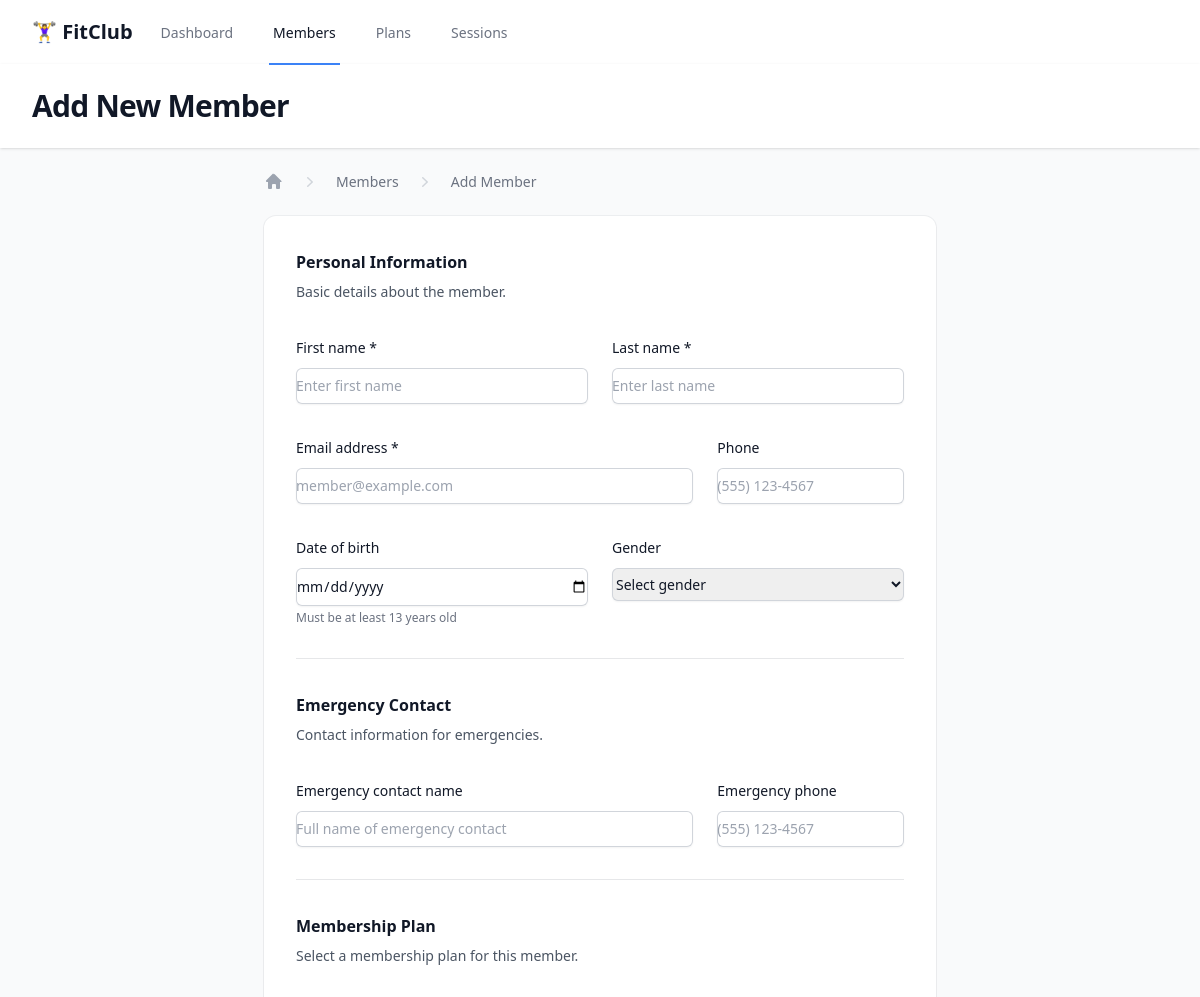
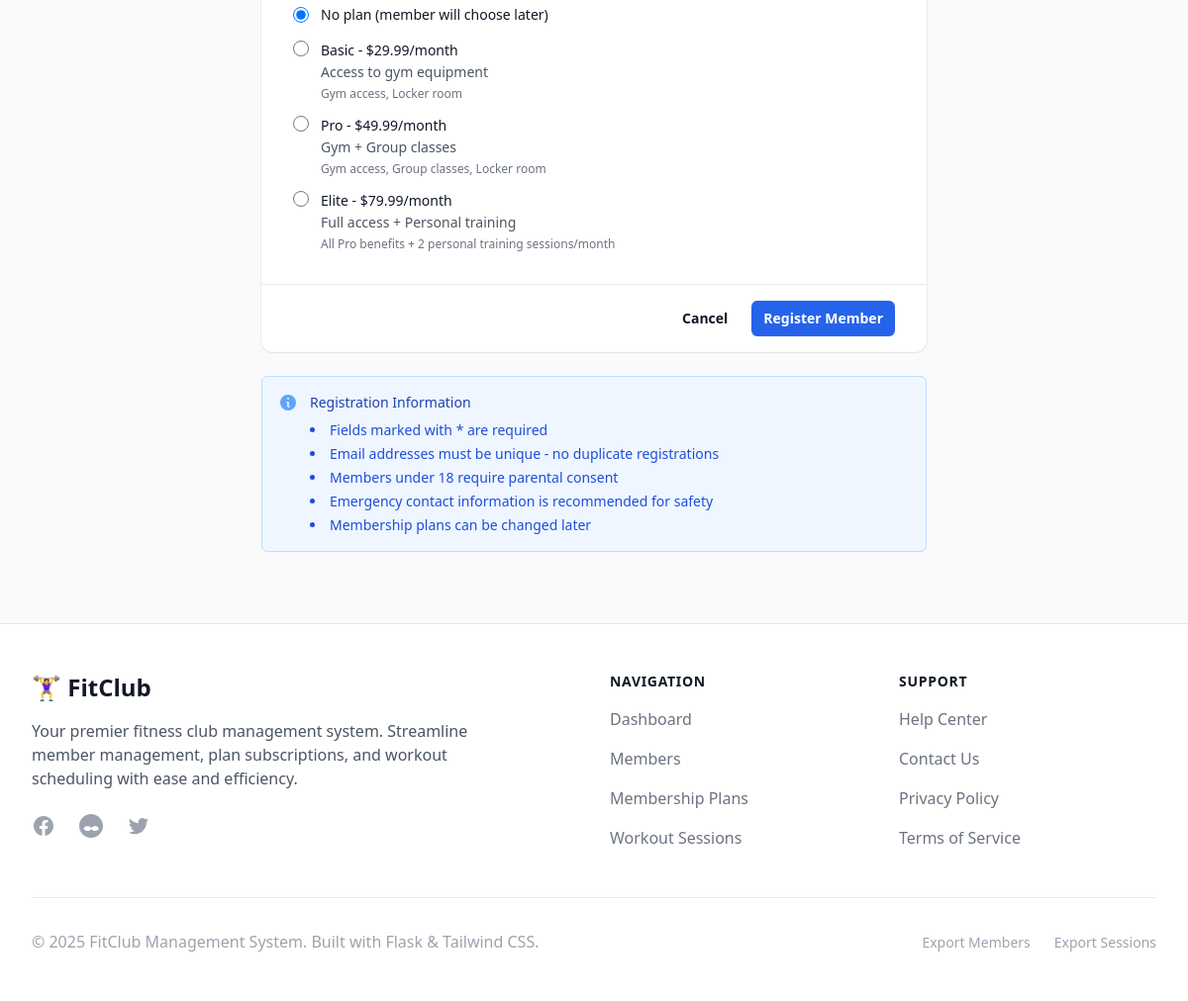
/members/new, run on the app's committed database (2 pictures, top to bottom).
### models.py (models this page shows, shortened)
class MembershipPlan(db.Model):
    __tablename__ = 'membership_plans'
    id = db.Column(db.Integer, primary_key=True)
    name = db.Column(db.String(50), nullable=False)
    description = db.Column(db.Text)
    monthly_price = db.Column(db.Float, nullable=False)
    benefits = db.Column(db.Text)
    created_at = db.Column(db.DateTime, default=datetime.utcnow)
    member_plans = db.relationship('MemberPlan', backref='plan', lazy=True)

### app.py (the view, shortened to what this page needs)
@app.route('/members/new', methods=['GET', 'POST'])
def new_member():
    plans = MembershipPlan.query.all()
    return render_template('members/create.html', plans=plans)

### app.py (called while the page is built)
@app.context_processor
def inject_template_vars():
    from flask import request
    return {
        'current_endpoint': request.endpoint,
        'request': request
    }

### templates/members/create.html (shortened to what this page needs)
{% extends "base.html" %}
{% block header %}Add New Member{% endblock %}
{% block content %}
<div class="px-4 sm:px-0">
    <div class="max-w-2xl mx-auto">
        <nav class="flex mb-6" aria-label="Breadcrumb">
            <ol role="list" class="flex items-center space-x-4">
                <li>
                    <div>
                        <a href="{{ url_for('index') }}" class="text-gray-400 hover:text-gray-500">
                            <svg class="h-5 w-5 flex-shrink-0" viewBox="0 0 20 20" fill="currentColor">
                                <path fill-rule="evenodd"
                                    d="M9.293 2.293a1 1 0 011.414 0l7 7A1 1 0 0117 10h-1v6a1 1 0 01-1 1h-2a1 1 0 01-1-1v-3a1 1 0 00-1-1H9a1 1 0 00-1 1v3a1 1 0 01-1 1H5a1 1 0 01-1-1v-6H3a1 1 0 01-.707-1.707l7-7z"
                                    clip-rule="evenodd" />
                            </svg>
                        </a>
                    </div>
                </li>
                <li>
                    <div class="flex items-center">
                        <svg class="h-5 w-5 flex-shrink-0 text-gray-300" viewBox="0 0 20 20" fill="currentColor">
                            <path fill-rule="evenodd"
                                d="M7.21 14.77a.75.75 0 01.02-1.06L11.168 10 7.23 6.29a.75.75 0 111.04-1.08l4.5 4.25a.75.75 0 010 1.08l-4.5 4.25a.75.75 0 01-1.06-.02z"
                                clip-rule="evenodd" />
                        </svg>
                        <a href="{{ url_for('members') }}"
                            class="ml-4 text-sm font-medium text-gray-500 hover:text-gray-700">Members</a>
                    </div>
                </li>
                <li>
                    <div class="flex items-center">
                        <svg class="h-5 w-5 flex-shrink-0 text-gray-300" viewBox="0 0 20 20" fill="currentColor">
                            <path fill-rule="evenodd"
                                d="M7.21 14.77a.75.75 0 01.02-1.06L11.168 10 7.23 6.29a.75.75 0 111.04-1.08l4.5 4.25a.75.75 0 010 1.08l-4.5 4.25a.75.75 0 01-1.06-.02z"
                                clip-rule="evenodd" />
                        </svg>
                        <span class="ml-4 text-sm font-medium text-gray-500">Add Member</span>
                    </div>
                </li>
            </ol>
        </nav>
        <form method="POST" class="space-y-6" id="memberForm">
            <div class="bg-white shadow-sm ring-1 ring-gray-900/5 sm:rounded-xl">
                <div class="px-4 py-6 sm:p-8">
                    <div class="grid grid-cols-1 gap-x-6 gap-y-8 sm:grid-cols-6">
                        <div class="col-span-full">
                            <h3 class="text-base font-semibold leading-7 text-gray-900">Personal Information</h3>
                            <p class="mt-1 text-sm leading-6 text-gray-600">Basic details about the member.</p>
                        </div>
                        <div class="sm:col-span-3">
                            <label for="first_name" class="block text-sm font-medium leading-6 text-gray-900">First name
                                *</label>
                            <div class="mt-2">
                                <input type="text" name="first_name" id="first_name" required
                                    class="block w-full rounded-md border-0 py-1.5 text-gray-900 shadow-sm ring-1 ring-inset ring-gray-300 placeholder:text-gray-400 focus:ring-2 focus:ring-inset focus:ring-primary-600 sm:text-sm sm:leading-6"
                                    placeholder="Enter first name">
                            </div>
                        </div>
                        <div class="sm:col-span-3">
                            <label for="last_name" class="block text-sm font-medium leading-6 text-gray-900">Last name
                                *</label>
                            <div class="mt-2">
                                <input type="text" name="last_name" id="last_name" required
                                    class="block w-full rounded-md border-0 py-1.5 text-gray-900 shadow-sm ring-1 ring-inset ring-gray-300 placeholder:text-gray-400 focus:ring-2 focus:ring-inset focus:ring-primary-600 sm:text-sm sm:leading-6"
                                    placeholder="Enter last name">
                            </div>
                        </div>
                        <div class="sm:col-span-4">
                            <label for="email" class="block text-sm font-medium leading-6 text-gray-900">Email address
                                *</label>
                            <div class="mt-2">
                                <input type="email" name="email" id="email" required
                                    class="block w-full rounded-md border-0 py-1.5 text-gray-900 shadow-sm ring-1 ring-inset ring-gray-300 placeholder:text-gray-400 focus:ring-2 focus:ring-inset focus:ring-primary-600 sm:text-sm sm:leading-6"
                                    placeholder="member@example.com">
                            </div>
                        </div>
                        <div class="sm:col-span-2">
                            <label for="phone" class="block text-sm font-medium leading-6 text-gray-900">Phone</label>
                            <div class="mt-2">
                                <input type="tel" name="phone" id="phone"
                                    class="block w-full rounded-md border-0 py-1.5 text-gray-900 shadow-sm ring-1 ring-inset ring-gray-300 placeholder:text-gray-400 focus:ring-2 focus:ring-inset focus:ring-primary-600 sm:text-sm sm:leading-6"
                                    placeholder="(555) 123-4567">
                            </div>
                        </div>
                        <div class="sm:col-span-3">
                            <label for="date_of_birth" class="block text-sm font-medium leading-6 text-gray-900">Date of
                                birth</label>
                            <div class="mt-2">
                                <input type="date" name="date_of_birth" id="date_of_birth"
                                    class="block w-full rounded-md border-0 py-1.5 text-gray-900 shadow-sm ring-1 ring-inset ring-gray-300 placeholder:text-gray-400 focus:ring-2 focus:ring-inset focus:ring-primary-600 sm:text-sm sm:leading-6">
                            </div>
                            <p class="mt-1 text-xs text-gray-500">Must be at least 13 years old</p>
                        </div>
                        <div class="sm:col-span-3">
                            <label for="gender" class="block text-sm font-medium leading-6 text-gray-900">Gender</label>
                            <div class="mt-2">
                                <select name="gender" id="gender"
                                    class="block w-full rounded-md border-0 py-1.5 text-gray-900 shadow-sm ring-1 ring-inset ring-gray-300 focus:ring-2 focus:ring-inset focus:ring-primary-600 sm:text-sm sm:leading-6">
                                    <option value="">Select gender</option>
                                </select>
                            </div>
                        </div>
                        <div class="col-span-full border-t border-gray-900/10 pt-8">
                            <h3 class="text-base font-semibold leading-7 text-gray-900">Emergency Contact</h3>
                            <p class="mt-1 text-sm leading-6 text-gray-600">Contact information for emergencies.</p>
                        </div>
                        <div class="sm:col-span-4">
                            <label for="emergency_contact"
                                class="block text-sm font-medium leading-6 text-gray-900">Emergency contact name</label>
                            <div class="mt-2">
                                <input type="text" name="emergency_contact" id="emergency_contact"
                                    class="block w-full rounded-md border-0 py-1.5 text-gray-900 shadow-sm ring-1 ring-inset ring-gray-300 placeholder:text-gray-400 focus:ring-2 focus:ring-inset focus:ring-primary-600 sm:text-sm sm:leading-6"
                                    placeholder="Full name of emergency contact">
                            </div>
                        </div>
                        <div class="sm:col-span-2">
                            <label for="emergency_phone"
                                class="block text-sm font-medium leading-6 text-gray-900">Emergency phone</label>
                            <div class="mt-2">
                                <input type="tel" name="emergency_phone" id="emergency_phone"
                                    class="block w-full rounded-md border-0 py-1.5 text-gray-900 shadow-sm ring-1 ring-inset ring-gray-300 placeholder:text-gray-400 focus:ring-2 focus:ring-inset focus:ring-primary-600 sm:text-sm sm:leading-6"
                                    placeholder="(555) 123-4567">
                            </div>
                        </div>
                        <div class="col-span-full border-t border-gray-900/10 pt-8">
                            <h3 class="text-base font-semibold leading-7 text-gray-900">Membership Plan</h3>
                            <p class="mt-1 text-sm leading-6 text-gray-600">Select a membership plan for this member.
                            </p>
                        </div>
                        <div class="col-span-full">
                            <fieldset>
                                <div class="space-y-3">
                                    <label class="flex items-center">
                                        <input type="radio" name="plan_id" value="" checked
                                            class="h-4 w-4 border-gray-300 text-primary-600 focus:ring-primary-600">
                                        <span class="ml-3 block text-sm font-medium leading-6 text-gray-900">No plan
                                            (member will choose later)</span>
                                    </label>
                                    {% for plan in plans %}
                                    <label class="flex items-start">
                                        <input type="radio" name="plan_id" value="{{ plan.id }}"
                                            class="mt-0.5 h-4 w-4 border-gray-300 text-primary-600 focus:ring-primary-600">
                                        <div class="ml-3">
                                            <div class="block text-sm font-medium leading-6 text-gray-900">{{ plan.name
                                                }} - ${{ "%.2f"|format(plan.monthly_price) }}/month</div>
                                            <div class="text-sm text-gray-600">{{ plan.description }}</div>
                                            {% if plan.benefits %}
                                            <div class="text-xs text-gray-500 mt-1">{{ plan.benefits }}</div>
                                            {% endif %}
                                        </div>
                                    </label>
                                    {% endfor %}
                                </div>
                            </fieldset>
                        </div>
                    </div>
                </div>
                <div class="flex items-center justify-end gap-x-6 border-t border-gray-900/10 px-4 py-4 sm:px-8">
                    <a href="{{ url_for('members') }}"
                        class="text-sm font-semibold leading-6 text-gray-900 hover:text-gray-700">Cancel</a>
                    <button type="submit"
                        class="rounded-md bg-primary-600 px-3 py-2 text-sm font-semibold text-white shadow-sm hover:bg-primary-500 focus-visible:outline focus-visible:outline-2 focus-visible:outline-offset-2 focus-visible:outline-primary-600 disabled:opacity-50 disabled:cursor-not-allowed">
                        <span class="button-text">Register Member</span>
                    </button>
                </div>
            </div>
        </form>
        <div class="mt-6 bg-blue-50 border border-blue-200 rounded-md p-4">
            <div class="flex">
                <div class="flex-shrink-0">
                </div>
                <div class="ml-3">
                    <h3 class="text-sm font-medium text-blue-800">
                        Registration Information
                    </h3>
                    <div class="mt-2 text-sm text-blue-700">
                        <ul class="list-disc list-inside space-y-1">
                            <li>Fields marked with * are required</li>
                            <li>Email addresses must be unique - no duplicate registrations</li>
                            <li>Members under 18 require parental consent</li>
                            <li>Emergency contact information is recommended for safety</li>
                            <li>Membership plans can be changed later</li>
                        </ul>
                    </div>
                </div>
            </div>
        </div>
    </div>
</div>
{% endblock %}

### data on the page
MembershipPlan: name "Basic", monthly_price "29.99", description "Access to gym equipment", benefits "Gym access, Locker room"
MembershipPlan: name "Pro", monthly_price "49.99", description "Gym + Group classes", benefits "Gym access, Group classes, Locker room"
MembershipPlan: name "Elite", monthly_price "79.99", description "Full access + Personal training", benefits "All Pro benefits + 2 personal training sessions/month"
